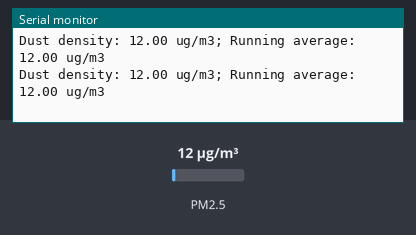
This sketch was run on a simulated Arduino Uno, built with avr-gcc and run on an emulated ATmega328P. Parts: the last lines printed to the serial monitor. The test bench sets the inputs (shaded band); at power-on: PM2.5 12 µg/m³.

Above: at 1.2 s.
1.3 s: PM2.5 set to 6 µg/m³
At 2.6 s:
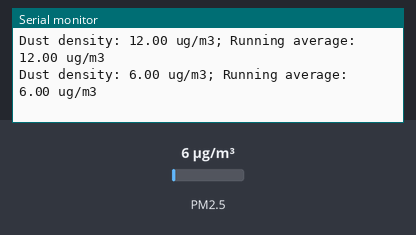
2.8 s: PM2.5 set to 75 µg/m³
At 3.6 s:
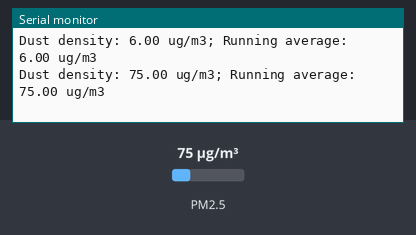
Timing chart, 0 to 5.8 s (numbered marks = the images above; inputs shaded):
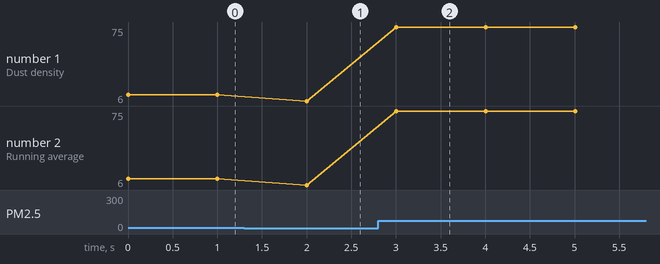

The sketch:

Dust_test.ino
```cpp
//Libraries included in the sketch
#include <GP2YDustSensor.h>

const uint8_t SHARP_LED_PIN = 10;   // Sharp Dust/particle sensor Led Pin (White wire)
const uint8_t SHARP_VO_PIN = A0;    // Sharp Dust/particle analog out pin used for reading (Black wire)

GP2YDustSensor dustSensor(GP2YDustSensorType::GP2Y1010AU0F, SHARP_LED_PIN, SHARP_VO_PIN);

void setup() {
  Serial.begin(9600);
  //dustSensor.setBaseline(0.4); // set no dust voltage according to your own experiments
  //dustSensor.setCalibrationFactor(1.1); // calibrate against precision instrument
  dustSensor.begin();
}

void loop() {

//Open serial monitor to read dust sensor recordings
  Serial.print("Dust density: ");
  Serial.print(dustSensor.getDustDensity());
  Serial.print(" ug/m3; Running average: ");
  Serial.print(dustSensor.getRunningAverage());
  Serial.println(" ug/m3");
  delay(1000);
}
```

Measured:
- after the input at 1.3 s, the serial monitor: prints a new line after 0.70 s (image 1)
- after the input at 2.8 s, the serial monitor: prints a new line after 0.20 s (image 2)
- plotted number 1: 12 → 6 after the input at 1.3 s, 6 → 75 after the input at 2.8 s
- plotted number 2: 12 → 6 after the input at 1.3 s, 6 → 75 after the input at 2.8 s
